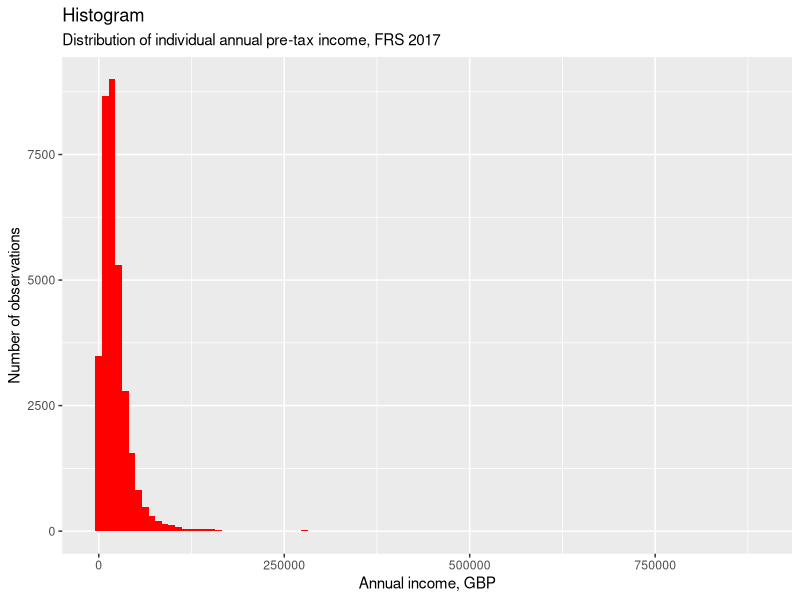
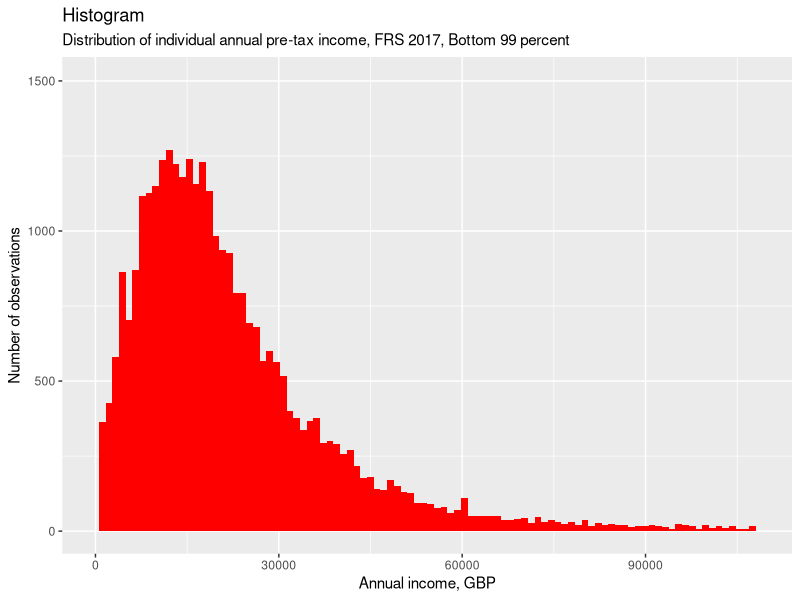
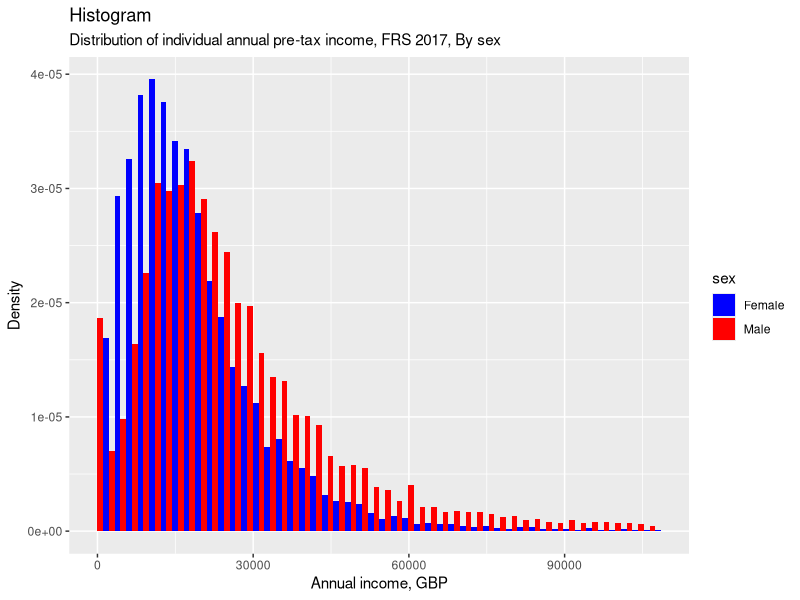
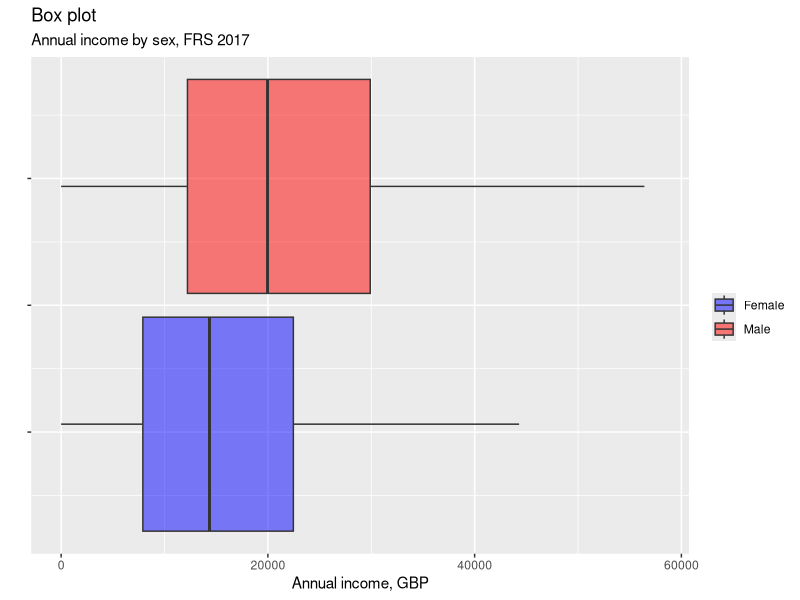
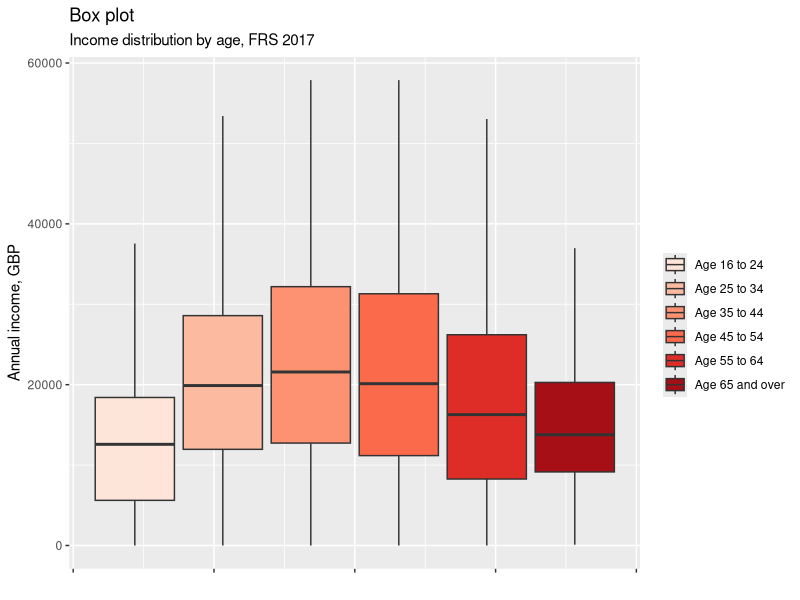
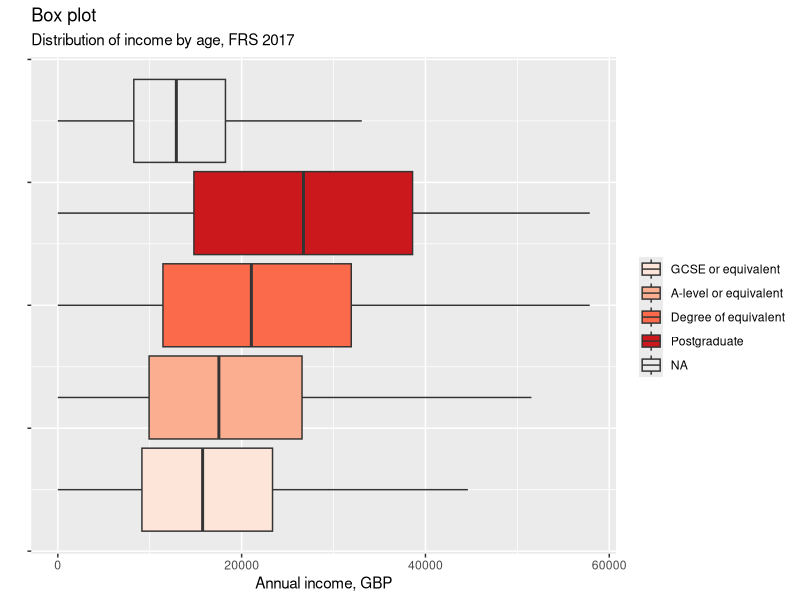
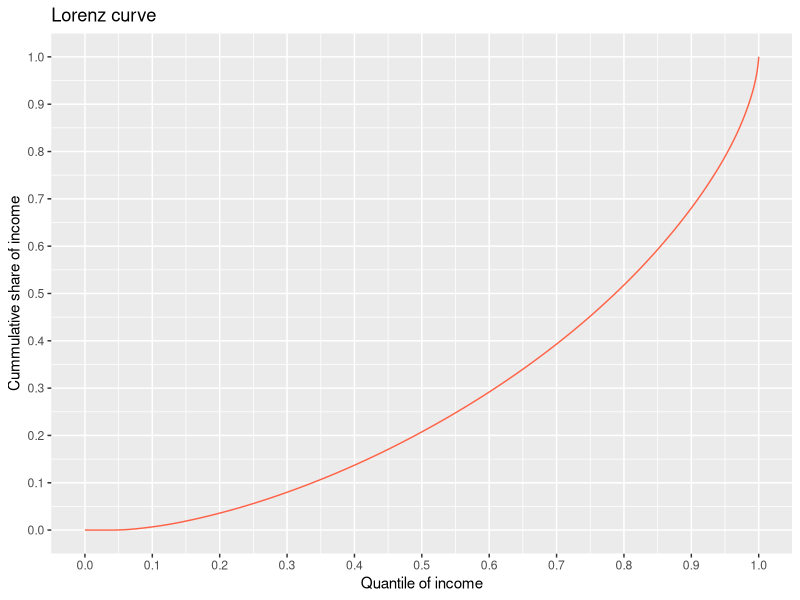
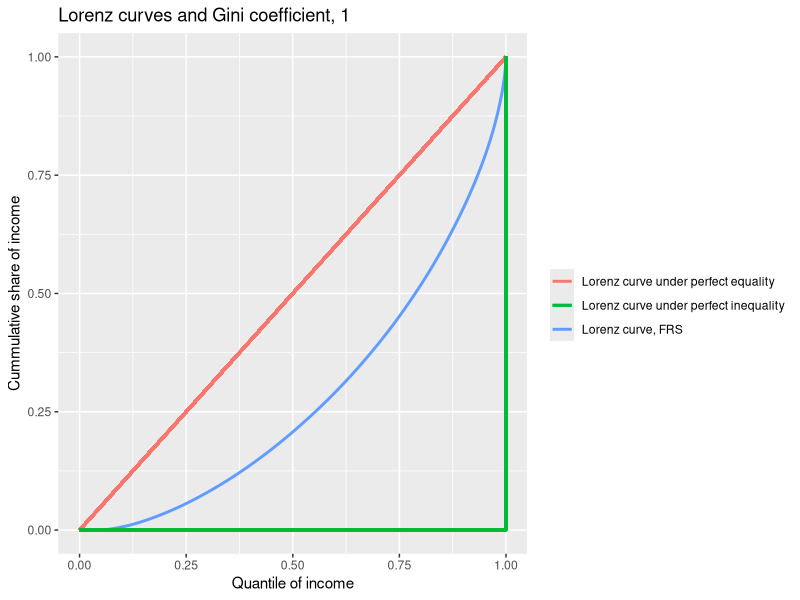

These figures' R source, in order:
## ---- chunk 1
knitr::opts_chunk$set(echo = TRUE, warning=FALSE, message = FALSE)
## ---- chunk 2
library(readxl)
library(ggplot2)
library(scales)
library(dplyr)
library(forcats)
library(pracma)
## ---- chunk 3
frs <- read_xlsx("FRS2017.xlsx")
head(frs)
## ---- chunk 4
# Declare variables as categorical
frs$age <- as.factor(frs$age)
frs$educ <- as.factor(frs$educ)
frs$sex <- as.factor(frs$sex)

# Change order of categories in `educ` in order of average income per group
frs$educ <- fct_reorder(frs$educ, frs$income, .fun=mean)
## ---- chunk 5
frs$income <- frs$income*52
## ---- chunk 6
summary(frs)
## ---- chunk 7
ggplot(frs) + 
  geom_histogram(aes(x=income), bins = 100, fill="red") + 
  xlab("Annual income, GBP") + ylab("Number of observations") + 
  labs(title = "Histogram", subtitle = "Distribution of individual annual pre-tax income, FRS 2017")
## ---- chunk 8
ggplot(frs) + 
  geom_histogram(aes(x=income), bins = 100, fill="red") + 
  xlab("Annual income, GBP") + ylab("Number of observations") + 
  xlim(0,quantile(frs$income,0.99)) +
  labs(title = "Histogram", subtitle = "Distribution of individual annual pre-tax income, FRS 2017, Bottom 99 percent")
## ---- chunk 9
quantile(frs$income, seq(0.1, 0.9, by=0.1))
## ---- chunk 10
ggplot(frs, aes(x=income, fill=sex,  y = ..density..)) + 
  geom_histogram(bins = 50, position="dodge") + 
  scale_fill_manual(values=c("blue", "red")) +
  xlab("Annual income, GBP") + ylab("Density") + 
  xlim(0,quantile(frs$income,0.99)) +
  labs(title = "Histogram", subtitle = "Distribution of individual annual pre-tax income, FRS 2017, By sex")
## ---- chunk 11
frs %>% group_by(sex) %>% summarise(mean=mean(income), median = median(income), q10 = quantile(income, 0.1), q90 = quantile(income, 0.9))
## ---- chunk 12
ggplot(frs,aes(y=income, fill=sex))+
  geom_boxplot(alpha=0.5, outlier.shape = NA) + ylim(0,quantile(frs$income,0.95)) +
  scale_fill_manual(values=c("blue", "red")) +
  xlab("") + ylab("Annual income, GBP") + 
  labs(title = "Box plot", subtitle = "Annual income by sex, FRS 2017", fill="") +
  theme(axis.text.y = element_blank())+ coord_flip() 
## ---- chunk 13
frs %>% group_by(age) %>% summarise(mean=mean(income), median = median(income), q10 = quantile(income, 0.1), q90 = quantile(income, 0.9))
## ---- chunk 14
ggplot(frs,aes(y=income, fill=age))+
  geom_boxplot(outlier.shape = NA) + ylim(0,quantile(frs$income,0.95)) +
  xlab("") + ylab("Annual income, GBP") + 
  labs(title = "Box plot", subtitle = "Income distribution by age, FRS 2017", fill="") +
  scale_fill_brewer(palette = "Reds") +
  theme(axis.text.x = element_blank())
## ---- chunk 15
frs %>% group_by(educ) %>% summarise(mean=mean(income), median = median(income), q10 = quantile(income, 0.1), q90 = quantile(income, 0.9))
## ---- chunk 16
ggplot(frs,aes(y=income, fill=educ))+
  geom_boxplot(outlier.shape = NA) + ylim(0,quantile(frs$income,0.95)) +
  xlab("") + ylab("Annual income, GBP") + 
  labs(title = "Box plot", subtitle = "Distribution of income by age, FRS 2017", fill="") +
  scale_fill_brewer(palette = "Reds") +
  theme(axis.text.y = element_blank())+ coord_flip() 
## ---- chunk 17
frs %>% summarise(q10 = quantile(income, 0.1), q50 = median(income),  q90 = quantile(income, 0.9), p90p50 = q90/q50, p50p10 = q50/q10)
## ---- chunk 18
frs %>% group_by(educ) %>% summarise(q10 = quantile(income, 0.1), q50 = median(income),  q90 = quantile(income, 0.9), p90p50 = q90/q50, p50p10 = q50/q10)
## ---- chunk 19
frs <- frs %>% arrange(income)
## ---- chunk 20
frs <- frs %>% mutate(inc.qrank = row_number(income)/length(income))
## ---- chunk 21
frs$cuminc <- cumsum(frs$income)
## ---- chunk 22
frs$cumincshare <- frs$cuminc/sum(frs$income)
## ---- chunk 23
ggplot(frs) + 
  geom_line(aes(x=inc.qrank, y=cumincshare), col="tomato") + 
  scale_x_continuous(breaks = seq(0,1, by=0.1)) + 
  scale_y_continuous(breaks = seq(0,1, by=0.1)) + 
  xlab("Quantile of income") + 
  ylab("Cummulative share of income") +
  labs(title = "Lorenz curve")
## ---- chunk 24
lorenz_fun <- approxfun(x=frs$inc.qrank, y=frs$cumincshare)
lorenz_fun(0.9)
## ---- chunk 25
lorenz_fun(0.99)

## ---- chunk 26
ggplot(frs) + 
  geom_line(aes(x=inc.qrank, y=cumincshare, col="Lorenz curve, FRS"), size=1) + 
  geom_segment(x=0, xend=1, y=0, yend=1, 
               aes(col="Lorenz curve under perfect equality"), size=1) +
  geom_segment(x=0, xend=1, y=0, yend=0, 
               aes(col="Lorenz curve under perfect inequality"), size=1) +
  geom_segment(x=1, xend=1, y=0, yend=1, 
               aes(col="Lorenz curve under perfect inequality"), size=1) + 
  xlab("Quantile of income") + 
  ylab("Cummulative share of income") +
  labs(title = "Lorenz curves and Gini coefficient, 1", color = "") 

## ---- chunk 27
ggplot(frs) + 
  geom_line(aes(x=inc.qrank, y=cumincshare, col="Lorenz curve, FRS"), size=1) + 
  geom_segment(x=0, xend=1, y=0, yend=1, aes(col="Lorenz curve under perfect equality"), size=1) +
  geom_segment(x=0, xend=1, y=0, yend=0, aes(col="Lorenz curve under perfect inequality"), size=1) +
  geom_segment(x=1, xend=1, y=0, yend=1, aes(col="Lorenz curve under perfect inequality"), size=1) + xlab("Quantile of income") + 
  geom_ribbon(aes(x=inc.qrank, ymin = cumincshare, ymax = inc.qrank, fill = "A"), alpha=0.5) +
  geom_ribbon(aes(x=inc.qrank, ymin = 0, ymax = cumincshare, fill = "B"), alpha = 0.5) +
  ylab("Cummulative share of income") +
  labs(title = "Lorenz curves and Gini coefficient, 2", color = "", fill = "Area")
## ---- chunk 28
B <- integral(lorenz_fun, 0,1)
gini = 1-2*B
gini
## ---- chunk 29
# Clear R environment
rm(list = ls())
## ---- chunk 30
wid2017 <- read_xlsx("data_ch3.xlsx", sheet = "WID2017")
wid2017$Country <- as.factor(wid2017$Country)
head(wid2017)
## ---- chunk 31
summary(wid2017)
## ---- chunk 32
ggplot(wid2017) + 
  geom_bar(aes(x=fct_reorder(Country, gini), y=gini), stat="identity", fill="red", col="black") +
  theme(axis.text.y= element_text(size=6)) + 
  xlab("") + ylab("Gini coefficient") +
  labs(title = "Gini coefficients across countries", 
       subtitle = "Pre-tax income from all sources") +
  coord_flip()
## ---- chunk 33
ggplot(wid2017) + 
  geom_bar(aes(x=fct_reorder(Country, s10), y=s10), stat="identity", fill="red", col="black") +
  theme(axis.text.y= element_text(size=6)) + 
  xlab("") + ylab("Top 10 % income share") +
  labs(title = "Top 10% income shares across countries", 
       subtitle = "Pre-tax income from all sources") +
  coord_flip()
## ---- chunk 34
ggplot(wid2017) + 
  geom_bar(aes(x=fct_reorder(Country, s1), y=s1), stat="identity", fill="red", col="black") +
  theme(axis.text.y= element_text(size=6)) + 
  xlab("") + ylab("Top 1% income share") +
  labs(title = "Top 1% income shares across countries", 
       subtitle = "Pre-tax income from all sources") +
  coord_flip()
## ---- chunk 35
ggplot(wid2017) + 
  geom_bar(aes(x=fct_reorder(Country, p90p50), y=p90p50), stat="identity", fill="red", col="black") +
  theme(axis.text.y= element_text(size=6)) + 
  xlab("") + ylab("P90P50 ratio") +
  labs(title = "P90P50 ratio across countries", 
       subtitle = "Pre-tax income from all sources") +
  coord_flip()
## ---- chunk 36
ggplot(subset(wid2017, !is.na(p50p10))) + 
  geom_bar(aes(x=fct_reorder(Country, p50p10), y=p50p10), stat="identity", fill="red", col="black") +
  theme(axis.text.y= element_text(size=6)) + 
  xlab("") + ylab("P50P10 ratio") +
  labs(title = "P50P10 ratio across countries", 
       subtitle = "Pre-tax income from all sources") +
  coord_flip()
## ---- chunk 37
ggplot(wid2017, aes(x=gini)) + 
  geom_point(aes(y=s10, col="Top 10%")) +
  geom_point(aes(y=s1, col="Top 1%")) +
  geom_point(aes(y=s0.1, col="Top 0.1%")) +
  xlab("Gini coefficient") +
  ylab("Measure") +
  labs(title = "Scatterplot", subtitle = "Association between Gini coefficient and top income shares,  countries", col = "Income share")
## ---- chunk 38
ggplot(wid2017, aes(x=gini)) +
  geom_point(aes(y=p50p10, col="P50P10")) +
  geom_point(aes(y=p90p50, col="P90P50")) +
  xlab("Gini coefficient") +
  ylab("Measure") +
  labs(title = "Scatterplot", subtitle = "Association between Gini coefficient and percentile ratios, countries", col = "Measure")
## ---- chunk 39
panel <- read_xlsx("data_ch3.xlsx", sheet = "WIDpanel")
panel$Country <- as.factor(panel$Country)
head(panel)
## ---- chunk 40
levels(panel$Country)
## ---- chunk 41
ggplot(panel, aes(x=Year, y=gini, col=Country)) + 
  geom_line() + 
  geom_point() +
  scale_color_brewer(palette = "Dark2") +
  xlab("") + ylab("Gini coefficient") +
  labs(title = "Time series line plot", subtitle = "Gini coefficient over time")
## ---- chunk 42
ggplot(panel, aes(x=Year, y=s10, col=Country)) + 
  geom_line() + 
  geom_point() +
  scale_color_brewer(palette = "Dark2") +
  xlab("") + ylab("Top 10% income share") +
  labs(title = "Time series line plot", subtitle = "Top 10% income share over time")
## ---- chunk 43
ggplot(panel, aes(x=Year, y=s1, col=Country)) + 
  geom_line() + 
  geom_point() +
  scale_color_brewer(palette = "Dark2") +
  xlab("") + ylab("Top 1% income share") +
  labs(title = "Time series line plot", subtitle = "Top 1% income share over time")
